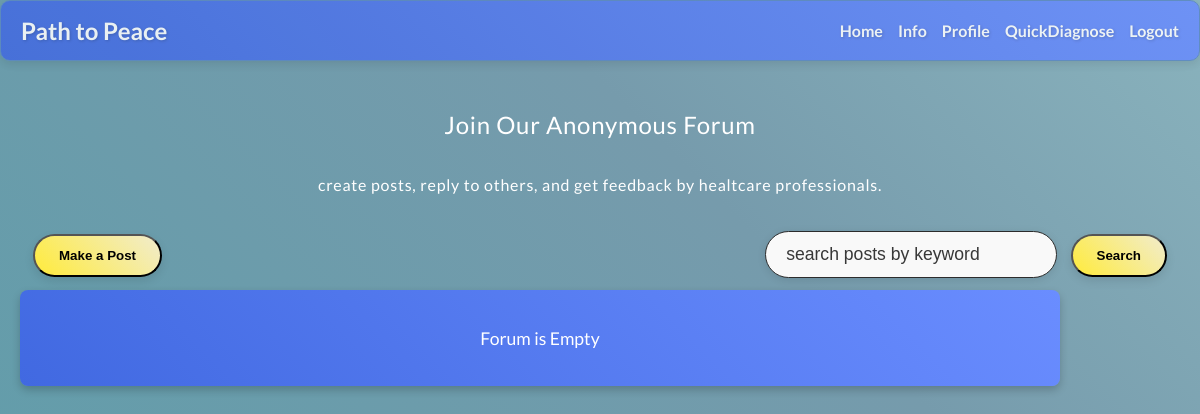
/forum, run on an earlier commit of the app's database.
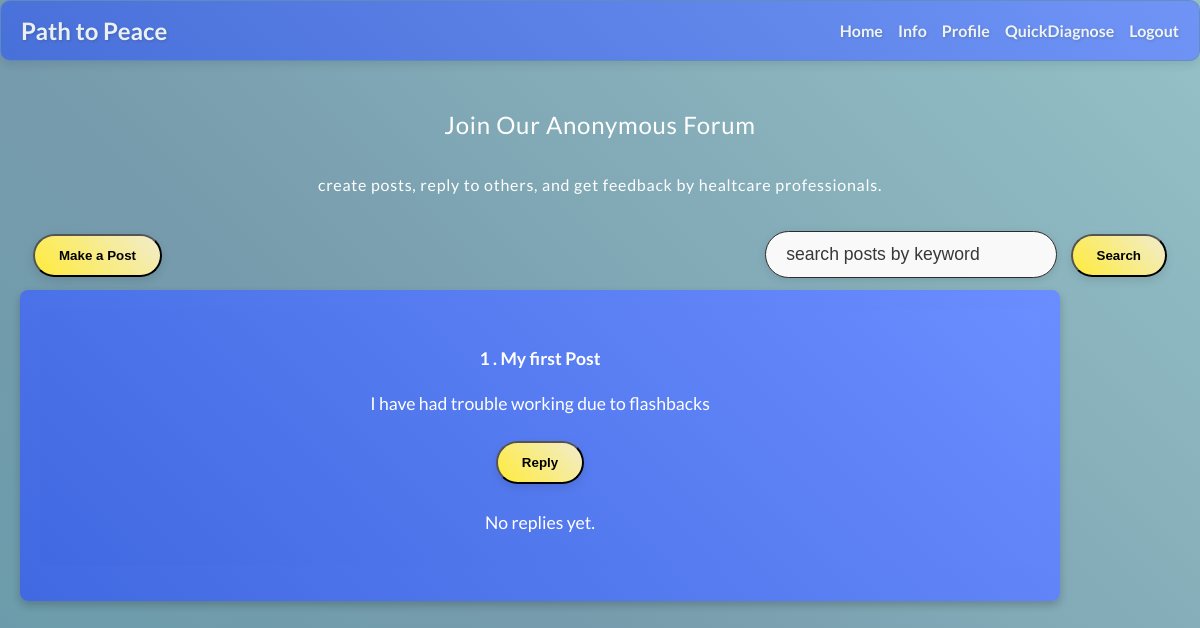
And on a later commit of the database.
### tables this page shows
CREATE TABLE forum_posts (
    id INTEGER PRIMARY KEY AUTOINCREMENT, 
    user_id INTEGER NOT NULL, 
    title VARCHAR(500),
    content VARCHAR(1000),
    FOREIGN KEY (user_id) REFERENCES users(id)
);

### app.py (the view)
@app.route("/forum")
def forum():
    db = get_db()
    cursor = db.cursor()
    cursor.execute("""
        SELECT forum_posts.*, users.user_role
        FROM forum_posts
        JOIN users ON forum_posts.user_id = users.id
    """)
    posts = cursor.fetchall()
    posts = [dict(post) for post in posts]
    for post in posts:
        cursor.execute("""
            SELECT forum_replies.*, users.user_role
            FROM forum_replies
            JOIN users ON forum_replies.user_id = users.id
            WHERE forum_replies.og_post_id = ?
        """, (post['id'],))
        replies = cursor.fetchall()
        post['replies'] = [dict(reply) for reply in replies]
    return render_template("forum.html", posts=posts)

### app.py (called while the page is built)
def get_db():
    db = getattr(g, '_database', None)
    if db is None:
        db = g._database = sqlite3.connect(
            app.config['DATABASE'],
            detect_types=sqlite3.PARSE_DECLTYPES
        )
        db.row_factory = sqlite3.Row
    return db

### templates/forum.html (shortened to what this page needs)
<!DOCTYPE html>
<html lang="en">
    <head>
        <link rel="stylesheet" href="{{ url_for('static', filename='css/styles.css') }}">
    </head>
    <body>
        <nav class="navbar">
            <h1>
                Path to Peace
            </h1>
            <ul>
                <li><a href="/">Home</a></li>
                <li><a href="/info">Info</a></li>
                <li><a href="/profile">Profile</a></li>
                <li><a href="/questionnaire">QuickDiagnose</a></li>
                <li><a href="/logout">Logout</a></li>
            </ul>
        </nav>
        <main>
            <section class="forum-header">
                <h2 class="mission-statement">Join Our Anonymous Forum</h2>
                <h4 class="sub-text1">create posts, reply to others, and get feedback by healtcare professionals.</h4>
                <div class="forum-controls">
                    <table class="forum-table">
                        <tr>
                            <td class="left-panel">
                                <button class="button" onclick="window.location.href='/make_post'">Make a Post</button>
                            </td>
                            <td class="right-panel">
                                <form action="/search" method="get">
                                    <input type="text" name="keyword" id="keyword" placeholder="search posts by keyword" class="search-bar">
                                    <button type="button" class="button">Search</button>
                                </form>
                            </td>
                        </tr>
                    </table>
                </div>
            </section>
            <section class="posts-container">
                {% if posts %}
                    {% for post in posts %}
                    <div class="post {% if post.user_role == 'doc' %}doc-post{% endif %}">
                        <h4>{{ post.id }} . {{ post.title }}</h4>
                        <p>{{ post.content }}</p>
                        <form action="{{ url_for('reply_post', post_id=post.id) }}" method="get">
                            <button type="submit" class="button">Reply</button>
                        </form>
                        {% if post.replies %}
                            <div class="replies">
                                {% for reply in post.replies %}
                                    <div class="reply {% if reply.user_role == 'doc' %}doc-reply{% endif %}">
                                        <p>{{ reply.content }}</p>
                                        {% if reply.user_role == 'doc' %}
                                            <p><em>Reply posted by a {{ reply.user_role }}</em></p>
                                        {% endif %}
                                    </div>
                                {% endfor %}
                            </div>
                        {% else %}
                            <p>No replies yet.</p>
                        {% endif %}
                    </div>
                    {% endfor %}
                {% else %}
                    <p class="empty-forum">Forum is Empty</p>
                {% endif %}
            </section>
        </main>
    </body>
</html>

### static/css/styles.css (style rules this page uses)
.button, .login-form input, .signup-form input { transition: all 0.3s ease-in-out; }
body { background: linear-gradient(45deg, #4c9fa8, #769bac, #b3e5e1, #d1e9f7); background-size: 400% 400%; color: #FFFFFF; font-family: 'Lato', sans-serif; margin: 0; padding: 0; }
.mission-statement { font-size: 1.5rem; line-height: 2; font-weight: 500; font-family: 'Lato', sans-serif; color: #FFFFFF; text-align: center; margin: 20px 0; margin-bottom: 0%; letter-spacing: 0.75px; animation: fadeIn 2s ease-out; }
.sub-text1 { font-size: 1rem; line-height: 2; font-weight: 500; font-family: 'Lato', sans-serif; color: #FFFFFF; text-align: center; margin: 20px 0; letter-spacing: 0.75px; opacity: 0; animation: fadeIn 2.5s ease-out 2s forwards;; }
h1,h2 { font-family: 'Lato', sans-serif; font-weight: 700; }
.navbar { background: linear-gradient(45deg, #4169E1, #6a8dff); color: #FFFFFF; padding: 15px 20px; display: flex; justify-content: space-between; align-items: center; border-radius: 10px; box-shadow: 0 4px 10px rgba(0, 0, 0, 0.1); border: 1px solid #5a87c1; text-shadow: 1px 1px 3px rgba(0, 0, 0, 0.2); opacity: .85; }
.navbar h1 { margin: 0; font-size: 1.5em; color: #FFFFFF; }
.navbar ul { list-style-type: none; margin: 0; padding: 0; display: flex; gap: 15px; }
.navbar li { display: inline; }
.navbar a { color: #FFFFFF; text-decoration: none; font-weight: bold; }
main { padding: 20px; text-align: center; font-size: 1.1em; font-family: 'Lato'; }
.button { display: inline-block; padding: 12px 24px; margin: 10px; background: linear-gradient(45deg, #4169E1, #6a8dff); background: linear-gradient(45deg, #FFEB3B, #f1eccd); text-decoration: none; font-weight: bold; border-radius: 30px; transition: background-image 0.3s ease, color 0.3s ease, transform 0.2s ease; box-shadow: 0 4px 10px rgba(0, 0, 0, 0.1); }
h2 { font-size: 2.5em; color: #FFFFFF; text-align: center; margin-bottom: 20px; }
.forum-table { width: 100%; table-layout: fixed; }
.left-panel { text-align: left; padding-right: 20px; }
.right-panel { text-align: right; }
.search-bar { flex-grow: 1; width: calc(100% - 110px); max-width: 250px; }
.posts-container { width: 100%; max-width: 1000px; background: linear-gradient(45deg, #4169E1, #6a8dff); text-align: center; padding: 20px; border-radius: 8px; box-shadow: 0 4px 8px rgba(0, 0, 0, 0.2); }
.post { background-color: #FFFFFF; background: linear-gradient(45deg, #4169E1, #6a8dff); padding: 15px; border-radius: 5px; margin-bottom: 15px; }
.search-bar { width: 80%; padding: 12px 20px; font-size: 1.1rem; border-radius: 25px; border: .1px solid #2c2c2c; background-color: #f9f9f9; transition: all 0.3s ease; box-shadow: 0 2px 8px rgba(0, 0, 0, 0.1); }
.search-bar::placeholder { color: #383838; }

What changed in the data, as far as the page shows it:
added forum_posts: id "1", title "My first Post", content "I have had trouble working due to flashbacks"
Also different on the page:
text no longer shown: "Forum is Empty"
